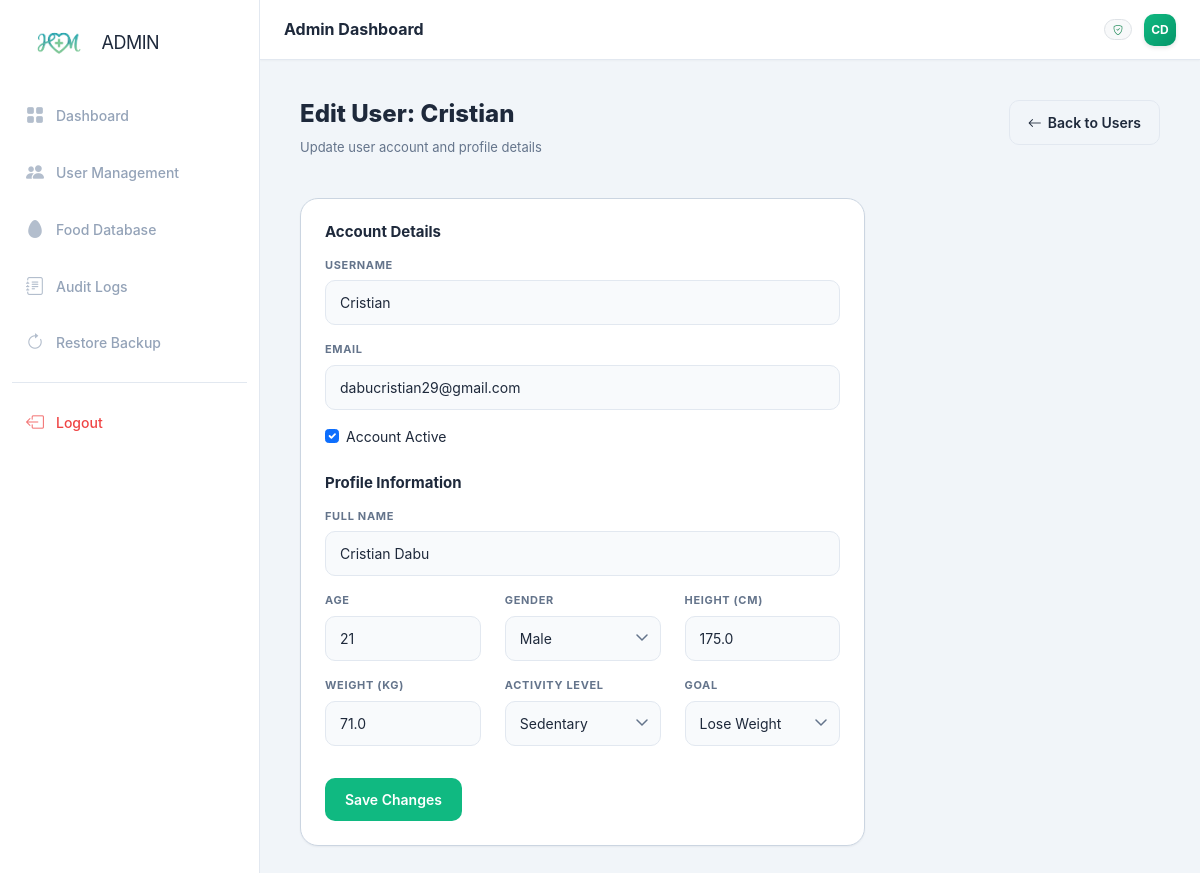
Screenshot of /admin/users/edit/1 (signed in) with the database file from the repository.
### app.py (models this page shows, shortened)
class Profile(db.Model):
    __tablename__ = 'profiles'
    id             = db.Column(db.Integer, primary_key=True)
    user_id        = db.Column(db.Integer, db.ForeignKey('users.id'), nullable=False)
    full_name      = db.Column(db.String(120), default='')
    age            = db.Column(db.Integer,     default=0)
    gender         = db.Column(db.String(10),  default='')
    height         = db.Column(db.Float,       default=0.0)
    weight         = db.Column(db.Float,       default=0.0)
    activity_level = db.Column(db.String(30),  default='moderate')
    goal           = db.Column(db.String(30),  default='maintain')
    bmi            = db.Column(db.Float,       default=0.0)
    bmr            = db.Column(db.Float,       default=0.0)
    tdee           = db.Column(db.Float,       default=0.0)
    calorie_target = db.Column(db.Integer,     default=2000)
    updated_at     = db.Column(db.DateTime,    default=datetime.datetime.utcnow,
                            onupdate=datetime.datetime.utcnow)

class User(db.Model):
    __tablename__ = 'users'
    id            = db.Column(db.Integer, primary_key=True)
    username      = db.Column(db.String(80),  unique=True, nullable=False)
    email         = db.Column(db.String(120), unique=True, nullable=False)
    password_hash = db.Column(db.String(255), nullable=False)
    firebase_uid  = db.Column(db.String(128), unique=True, nullable=True)
    role          = db.Column(db.String(20),  default='user') # user, coach
    is_active     = db.Column(db.Boolean,     default=True)
    created_at    = db.Column(db.DateTime, default=datetime.datetime.utcnow)
    coach_id      = db.Column(db.Integer, db.ForeignKey('admins.id'), nullable=True)
    profile      = db.relationship('Profile',     backref='user', uselist=False, cascade='all, delete-orphan')
    meals        = db.relationship('Meal',        backref='user', lazy=True,     cascade='all, delete-orphan')
    food_history = db.relationship('FoodHistory', backref='user', lazy=True,     cascade='all, delete-orphan')
    reminders    = db.relationship('Reminder',    backref='user', lazy=True,     cascade='all, delete-orphan')
    @property
    def display_name(self):
        return (self.profile.full_name if self.profile and self.profile.full_name
                else self.username)
    @property
    def initials(self):
        parts = self.display_name.split()
        return ''.join(p[0].upper() for p in parts[:2])

### app.py (the view, shortened to what this page needs)
@app.route('/admin/users/edit/<int:uid>', methods=['GET', 'POST'])
@admin_required
def admin_edit_user(uid):
    user = User.query.get_or_404(uid)
    profile = user.profile
    return render_template('admin/edit_user.html', user=user, profile=profile)

### app.py (called while the page is built)
def get_greeting():
    h = datetime.datetime.now().hour
    if  5 <= h < 12: return 'Good morning'
    if 12 <= h < 17: return 'Good afternoon'
    return 'Good evening'

@app.context_processor
def inject_globals():
    return {
        'now':      datetime.datetime.now(),
        'greeting': get_greeting(),
    }

def role_required(roles):
    def wrapper(f):
        @wraps(f)
        def decorated(*args, **kwargs):
            admin_id = session.get('admin_id')
            if admin_id:
                admin = db.session.get(Admin, admin_id)
                if admin and admin.role in roles:
                    return f(*args, **kwargs)
            u = current_user()
            if u and u.role in roles:
                return f(*args, **kwargs)
            flash('Unauthorized access.', 'danger')
            return redirect(url_for('login'))
        return decorated
    return wrapper

### templates/admin/edit_user.html (shortened to what this page needs)
{% extends "admin/base.html" %}
{% block admin_content %}
<div class="page-header">
    <div>
        <h1 class="page-title">Edit User: {{ user.username }}</h1>
        <p class="page-sub">Update user account and profile details</p>
    </div>
    <a href="{{ url_for('admin_users') }}" class="btn-hm-outline">
        <i class="bi bi-arrow-left"></i> Back to Users
    </a>
</div>
<div class="row">
    <div class="col-lg-8">
        <div class="hm-card">
            <h6 class="card-title mb-3">Account Details</h6>
            <form method="POST">
                <div class="mb-3">
                    <label class="hm-label">Username</label>
                    <input type="text" name="username" class="hm-input" value="{{ user.username }}" required>
                </div>
                <div class="mb-3">
                    <label class="hm-label">Email</label>
                    <input type="email" name="email" class="hm-input" value="{{ user.email }}" required>
                </div>
                <div class="mb-3 form-check">
                    <input type="checkbox" class="form-check-input" id="is_active" name="is_active" {% if user.is_active %}checked{% endif %}>
                    <label class="form-check-label" for="is_active">Account Active</label>
                </div>
                <h6 class="card-title mt-4 mb-3">Profile Information</h6>
                <div class="mb-3">
                    <label class="hm-label">Full Name</label>
                    <input type="text" name="full_name" class="hm-input" value="{{ profile.full_name if profile else '' }}">
                </div>
                <div class="row mb-3">
                    <div class="col-md-4">
                        <label class="hm-label">Age</label>
                        <input type="number" name="age" class="hm-input" value="{{ profile.age if profile else '' }}">
                    </div>
                    <div class="col-md-4">
                        <label class="hm-label">Gender</label>
                        <select name="gender" class="hm-select">
                            <option value="male" {% if profile and profile.gender == 'male' %}selected{% endif %}>Male</option>
                        </select>
                    </div>
                    <div class="col-md-4">
                        <label class="hm-label">Height (cm)</label>
                        <input type="number" name="height" class="hm-input" value="{{ profile.height if profile else '' }}" step="0.1">
                    </div>
                </div>
                <div class="row mb-3">
                    <div class="col-md-4">
                        <label class="hm-label">Weight (kg)</label>
                        <input type="number" name="weight" class="hm-input" value="{{ profile.weight if profile else '' }}" step="0.1">
                    </div>
                    <div class="col-md-4">
                        <label class="hm-label">Activity Level</label>
                        <select name="activity_level" class="hm-select">
                            <option value="sedentary" {% if profile and profile.activity_level == 'sedentary' %}selected{% endif %}>Sedentary</option>
                        </select>
                    </div>
                    <div class="col-md-4">
                        <label class="hm-label">Goal</label>
                        <select name="goal" class="hm-select">
                            <option value="lose" {% if profile and profile.goal == 'lose' %}selected{% endif %}>Lose Weight</option>
                        </select>
                    </div>
                </div>
                <button type="submit" class="btn-hm-primary mt-3">Save Changes</button>
            </form>
        </div>
    </div>
</div>
{% endblock %}

### templates/admin/base.html (shortened to what this page needs)
<!DOCTYPE html>
<html lang="en">
<head>
    <link href="https://cdn.jsdelivr.net/npm/bootstrap@5.3.2/dist/css/bootstrap.min.css" rel="stylesheet">
    <link href="https://cdn.jsdelivr.net/npm/bootstrap-icons@1.11.3/font/bootstrap-icons.min.css" rel="stylesheet">
    <link rel="stylesheet" href="{{ url_for('static', filename='css/main.css') }}">
</head>
<body class="hm-app">
    <aside class="hm-sidebar d-none d-lg-flex">
        <div class="sidebar-top">
            <a href="{{ url_for('admin_dashboard') }}" class="sidebar-logo">
                <div class="d-flex align-items-center gap-2">
                    <img src="{{ url_for('static', filename='images/logo.png') }}" alt="Logo" style="height: 38px;">
                    <span class="fw-800" style="font-size: 18px; letter-spacing: -0.5px; color: var(--text);">ADMIN</span>
                </div>
            </a>
            <nav class="sidebar-nav">
                <a href="{{ url_for('admin_dashboard') }}" class="snav-link {% if request.endpoint == 'admin_dashboard' %}active{% endif %}">
                    <i class="bi bi-grid-fill"></i> Dashboard
                </a>
                <a href="{{ url_for('admin_users') }}" class="snav-link {% if request.endpoint == 'admin_users' %}active{% endif %}">
                    <i class="bi bi-people-fill"></i> User Management
                </a>
                <a href="{{ url_for('admin_foods') }}" class="snav-link {% if request.endpoint == 'admin_foods' %}active{% endif %}">
                    <i class="bi bi-egg-fill"></i> Food Database
                </a>
                <a href="{{ url_for('admin_logs') }}" class="snav-link {% if request.endpoint == 'admin_logs' %}active{% endif %}">
                    <i class="bi bi-journal-text"></i> Audit Logs
                </a>
                <a href="{{ url_for('admin_restore') }}" class="snav-link {% if request.endpoint == 'admin_restore' %}active{% endif %}">
                    <i class="bi bi-arrow-clockwise"></i> Restore Backup
                </a>
                <div class="hm-divider my-2"></div>
                <a href="{{ url_for('admin_logout') }}" class="snav-link logout-link">
                    <i class="bi bi-box-arrow-left"></i> Logout
                </a>
            </nav>
        </div>
    </aside>
    <main class="hm-main-wrap">
        <header class="hm-top-nav">
            <div class="top-nav-left">
                <div class="nav-title">Admin Dashboard</div>
            </div>
            <div class="top-nav-right">
                <div class="d-flex gap-2">
                    <span class="badge bg-light text-dark border rounded-pill px-2 py-1" style="font-size: 10px;">
                        <i class="bi bi-shield-check text-success"></i> <span class="d-none d-xs-inline">Secure</span>
                    </span>
                </div>
                <div class="su-avatar" style="width: 32px; height: 32px; font-size: 12px;">{{ user.initials if user else 'AD' }}</div>
            </div>
        </header>
        <div class="hm-main">
            {% block admin_content %}{% endblock %}
        </div>
    </main>
</body>
</html>

### rows the page displays
Profile: full_name "CD", full_name "Cristian Dabu", age "21", gender "Male", height "175.0", weight "71.0", activity_level "Sedentary", goal "Lose Weight"
User: username "Cristian", email "dabucristian29@gmail.com", is_active "☑"
